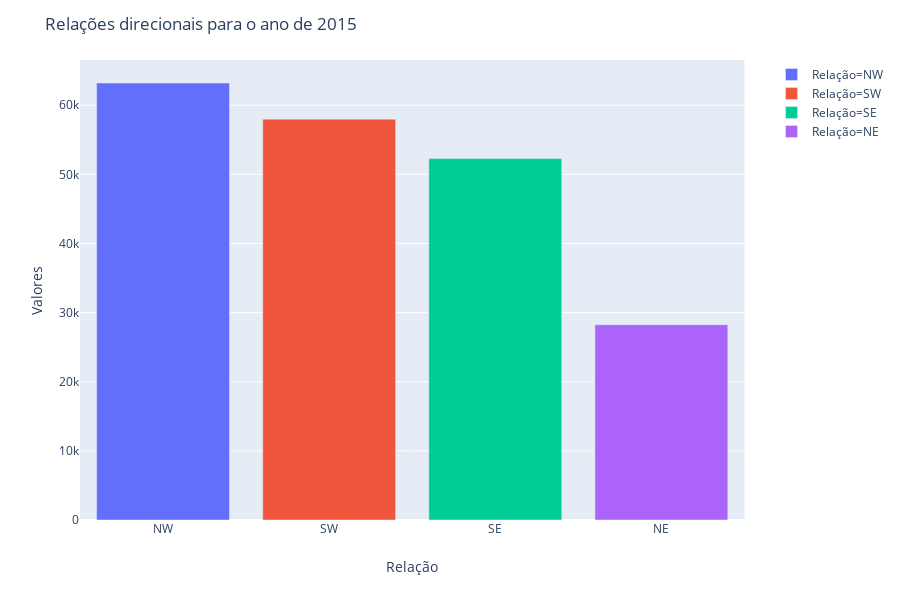

The cell this chart's notebook holds for it:
### Markdown cell above
<img src="img/graficos/all_rel_dir_2014.png" align="center" alt="Drawing" style="width: 600px;">

### Code cell
an2015 = tidy_data2015.resample('Y')['T_RELATION'].value_counts()

an2015 = pd.DataFrame({'Relação':an2015.index.get_level_values('T_RELATION').values, 'Valores':an2015.values.ravel()})

fig = px.bar(an2015, x='Relação', y='Valores', color='Relação', labels='Relação')
fig.update_layout(title_text='Relações direcionais para o ano de 2015')
fig.write_image("img/graficos/all_rel_dir_2015.png")
fig.show()

### Figure 1 — Plotly figure (JSON) as saved in the notebook; plotly's stock layout.template omitted (floating-point values rounded to 4 significant figures)
{"data": [{"alignmentgroup": "True", "hoverlabel": {"namelength": 0}, "hovertemplate": "Relação=%{x}<br>Valores=%{y}", "legendgroup": "Relação=NW", "marker": {"color": "#636efa"}, "name": "Relação=NW", "offsetgroup": "Relação=NW", "orientation": "v", "showlegend": true, "textposition": "auto", "type": "bar", "x": ["NW"], "xaxis": "x", "y": [63212], "yaxis": "y"}, {"alignmentgroup": "True", "hoverlabel": {"namelength": 0}, "hovertemplate": "Relação=%{x}<br>Valores=%{y}", "legendgroup": "Relação=SW", "marker": {"color": "#EF553B"}, "name": "Relação=SW", "offsetgroup": "Relação=SW", "orientation": "v", "showlegend": true, "textposition": "auto", "type": "bar", "x": ["SW"], "xaxis": "x", "y": [57983], "yaxis": "y"}, {"alignmentgroup": "True", "hoverlabel": {"namelength": 0}, "hovertemplate": "Relação=%{x}<br>Valores=%{y}", "legendgroup": "Relação=SE", "marker": {"color": "#00cc96"}, "name": "Relação=SE", "offsetgroup": "Relação=SE", "orientation": "v", "showlegend": true, "textposition": "auto", "type": "bar", "x": ["SE"], "xaxis": "x", "y": [52278], "yaxis": "y"}, {"alignmentgroup": "True", "hoverlabel": {"namelength": 0}, "hovertemplate": "Relação=%{x}<br>Valores=%{y}", "legendgroup": "Relação=NE", "marker": {"color": "#ab63fa"}, "name": "Relação=NE", "offsetgroup": "Relação=NE", "orientation": "v", "showlegend": true, "textposition": "auto", "type": "bar", "x": ["NE"], "xaxis": "x", "y": [28248], "yaxis": "y"}], "layout": {"barmode": "relative", "height": 600, "legend": {"tracegroupgap": 0}, "margin": {"t": 60}, "title": {"text": "Relações direcionais para o ano de 2015"}, "xaxis": {"anchor": "y", "categoryarray": ["NW", "SW", "SE", "NE"], "categoryorder": "array", "domain": [0, 0.98], "title": {"text": "Relação"}}, "yaxis": {"anchor": "x", "domain": [0, 1], "title": {"text": "Valores"}}}}
